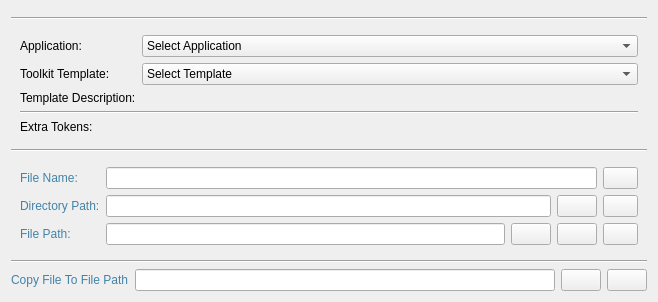
<?xml version="1.0" encoding="UTF-8"?>
<ui version="4.0">
 <class>Form</class>
 <widget class="QWidget" name="Form">
  <property name="geometry">
   <rect>
    <x>0</x>
    <y>0</y>
    <width>658</width>
    <height>302</height>
   </rect>
  </property>
  <property name="windowTitle">
   <string>Form</string>
  </property>
  <layout class="QVBoxLayout" name="verticalLayout">
   <item>
    <widget class="QWidget" name="contentWidgetHolder" native="true">
     <layout class="QVBoxLayout" name="contentWidgetVerticalLayout">
      <property name="margin">
       <number>0</number>
      </property>
     </layout>
    </widget>
   </item>
   <item>
    <widget class="Line" name="line_3">
     <property name="orientation">
      <enum>Qt::Horizontal</enum>
     </property>
    </widget>
   </item>
   <item>
    <widget class="QWidget" name="widget_2" native="true">
     <layout class="QGridLayout" name="gridLayout">
      <item row="0" column="1">
       <widget class="QComboBox" name="appComboBox">
        <item>
         <property name="text">
          <string>Select Application</string>
         </property>
        </item>
       </widget>
      </item>
      <item row="4" column="0">
       <widget class="QLabel" name="label_3">
        <property name="text">
         <string>Extra Tokens:</string>
        </property>
       </widget>
      </item>
      <item row="0" column="0">
       <widget class="QLabel" name="label">
        <property name="sizePolicy">
         <sizepolicy hsizetype="Fixed" vsizetype="Preferred">
          <horstretch>0</horstretch>
          <verstretch>0</verstretch>
         </sizepolicy>
        </property>
        <property name="text">
         <string>Application:</string>
        </property>
       </widget>
      </item>
      <item row="1" column="1">
       <widget class="QComboBox" name="tkTemplateComboBox">
        <item>
         <property name="text">
          <string>Select Template</string>
         </property>
        </item>
       </widget>
      </item>
      <item row="1" column="0">
       <widget class="QLabel" name="label_7">
        <property name="text">
         <string>Toolkit Template:</string>
        </property>
       </widget>
      </item>
      <item row="4" column="1">
       <widget class="QWidget" name="extraTokensWidget" native="true">
        <layout class="QGridLayout" name="extraTokensWidgetLayout">
         <property name="margin">
          <number>0</number>
         </property>
        </layout>
       </widget>
      </item>
      <item row="2" column="0">
       <widget class="QLabel" name="label_8">
        <property name="text">
         <string>Template Description:</string>
        </property>
       </widget>
      </item>
      <item row="2" column="1">
       <widget class="QLabel" name="descriptionLabel">
        <property name="text">
         <string/>
        </property>
       </widget>
      </item>
      <item row="3" column="0" colspan="2">
       <widget class="Line" name="line_4">
        <property name="orientation">
         <enum>Qt::Horizontal</enum>
        </property>
       </widget>
      </item>
     </layout>
    </widget>
   </item>
   <item>
    <widget class="Line" name="line_2">
     <property name="orientation">
      <enum>Qt::Horizontal</enum>
     </property>
    </widget>
   </item>
   <item>
    <widget class="QWidget" name="filePathWidgetGroup" native="true">
     <layout class="QGridLayout" name="gridLayout_3">
      <item row="2" column="1">
       <widget class="QLineEdit" name="filePathLineEdit">
        <property name="text">
         <string/>
        </property>
        <property name="readOnly">
         <bool>true</bool>
        </property>
       </widget>
      </item>
      <item row="1" column="0">
       <widget class="QLabel" name="label_5">
        <property name="styleSheet">
         <string notr="true">color: rgb(67, 131, 168);
font: 75 10pt &quot;Arial&quot;;</string>
        </property>
        <property name="text">
         <string>Directory Path:</string>
        </property>
       </widget>
      </item>
      <item row="0" column="0">
       <widget class="QLabel" name="label_4">
        <property name="styleSheet">
         <string notr="true">color: rgb(67, 131, 168);
font: 75 10pt &quot;Arial&quot;;</string>
        </property>
        <property name="text">
         <string>File Name:</string>
        </property>
       </widget>
      </item>
      <item row="1" column="4">
       <widget class="QPushButton" name="directoryPathCopyButton">
        <property name="sizePolicy">
         <sizepolicy hsizetype="Fixed" vsizetype="Fixed">
          <horstretch>0</horstretch>
          <verstretch>0</verstretch>
         </sizepolicy>
        </property>
        <property name="maximumSize">
         <size>
          <width>35</width>
          <height>16777215</height>
         </size>
        </property>
        <property name="toolTip">
         <string>Copy Path to Clipboard</string>
        </property>
        <property name="text">
         <string/>
        </property>
        <property name="icon">
         <iconset resource="resources.qrc">
          <normaloff>:/res/copy.png</normaloff>:/res/copy.png</iconset>
        </property>
       </widget>
      </item>
      <item row="2" column="0">
       <widget class="QLabel" name="label_6">
        <property name="styleSheet">
         <string notr="true">color: rgb(67, 131, 168);
font: 75 10pt &quot;Arial&quot;;</string>
        </property>
        <property name="text">
         <string>File Path:</string>
        </property>
       </widget>
      </item>
      <item row="0" column="4">
       <widget class="QPushButton" name="fileNameCopyButton">
        <property name="sizePolicy">
         <sizepolicy hsizetype="Fixed" vsizetype="Fixed">
          <horstretch>0</horstretch>
          <verstretch>0</verstretch>
         </sizepolicy>
        </property>
        <property name="maximumSize">
         <size>
          <width>35</width>
          <height>16777215</height>
         </size>
        </property>
        <property name="toolTip">
         <string>Copy Path to Clipboard</string>
        </property>
        <property name="text">
         <string/>
        </property>
        <property name="icon">
         <iconset resource="resources.qrc">
          <normaloff>:/res/copy.png</normaloff>:/res/copy.png</iconset>
        </property>
       </widget>
      </item>
      <item row="2" column="2">
       <widget class="QPushButton" name="createFileButton">
        <property name="toolTip">
         <string>Create File on Disk</string>
        </property>
        <property name="text">
         <string/>
        </property>
        <property name="icon">
         <iconset resource="resources.qrc">
          <normaloff>:/res/plus.png</normaloff>:/res/plus.png</iconset>
        </property>
       </widget>
      </item>
      <item row="2" column="4">
       <widget class="QPushButton" name="filePathCopyButton">
        <property name="sizePolicy">
         <sizepolicy hsizetype="Fixed" vsizetype="Fixed">
          <horstretch>0</horstretch>
          <verstretch>0</verstretch>
         </sizepolicy>
        </property>
        <property name="maximumSize">
         <size>
          <width>35</width>
          <height>16777215</height>
         </size>
        </property>
        <property name="toolTip">
         <string>Copy Path to Clipboard</string>
        </property>
        <property name="text">
         <string/>
        </property>
        <property name="icon">
         <iconset resource="resources.qrc">
          <normaloff>:/res/copy.png</normaloff>:/res/copy.png</iconset>
        </property>
       </widget>
      </item>
      <item row="2" column="3">
       <widget class="QPushButton" name="filePathOpenButton">
        <property name="toolTip">
         <string>Open in File Browser</string>
        </property>
        <property name="text">
         <string/>
        </property>
        <property name="icon">
         <iconset resource="resources.qrc">
          <normaloff>:/res/folder.png</normaloff>:/res/folder.png</iconset>
        </property>
       </widget>
      </item>
      <item row="1" column="3">
       <widget class="QPushButton" name="directoryPathOpenButton">
        <property name="toolTip">
         <string>Open in File Browser</string>
        </property>
        <property name="text">
         <string/>
        </property>
        <property name="icon">
         <iconset resource="resources.qrc">
          <normaloff>:/res/folder.png</normaloff>:/res/folder.png</iconset>
        </property>
       </widget>
      </item>
      <item row="1" column="1" colspan="2">
       <widget class="QLineEdit" name="dirPathLineEdit">
        <property name="text">
         <string/>
        </property>
        <property name="readOnly">
         <bool>true</bool>
        </property>
       </widget>
      </item>
      <item row="0" column="1" colspan="3">
       <widget class="QLineEdit" name="fileNameLineEdit">
        <property name="text">
         <string/>
        </property>
        <property name="readOnly">
         <bool>true</bool>
        </property>
       </widget>
      </item>
     </layout>
    </widget>
   </item>
   <item>
    <widget class="Line" name="line_5">
     <property name="orientation">
      <enum>Qt::Horizontal</enum>
     </property>
    </widget>
   </item>
   <item>
    <layout class="QHBoxLayout" name="horizontalLayout">
     <item>
      <widget class="QLabel" name="label_9">
       <property name="styleSheet">
        <string notr="true">color: rgb(67, 131, 168);
font: 75 10pt &quot;Arial&quot;;</string>
       </property>
       <property name="text">
        <string>Copy File To File Path</string>
       </property>
      </widget>
     </item>
     <item>
      <widget class="QLineEdit" name="lineEdit"/>
     </item>
     <item>
      <widget class="QPushButton" name="pushButton_2">
       <property name="text">
        <string/>
       </property>
       <property name="icon">
        <iconset resource="resources.qrc">
         <normaloff>:/res/folder.png</normaloff>:/res/folder.png</iconset>
       </property>
      </widget>
     </item>
     <item>
      <widget class="QPushButton" name="pushButton">
       <property name="text">
        <string/>
       </property>
       <property name="icon">
        <iconset resource="resources.qrc">
         <normaloff>:/res/copy.png</normaloff>:/res/copy.png</iconset>
       </property>
      </widget>
     </item>
    </layout>
   </item>
  </layout>
 </widget>
 <resources>
  <include location="resources.qrc"/>
 </resources>
 <connections/>
</ui>
